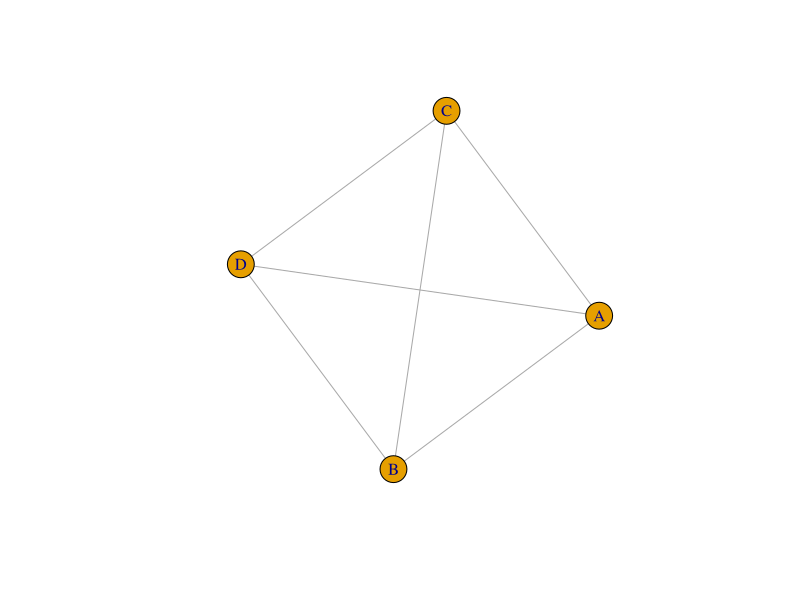
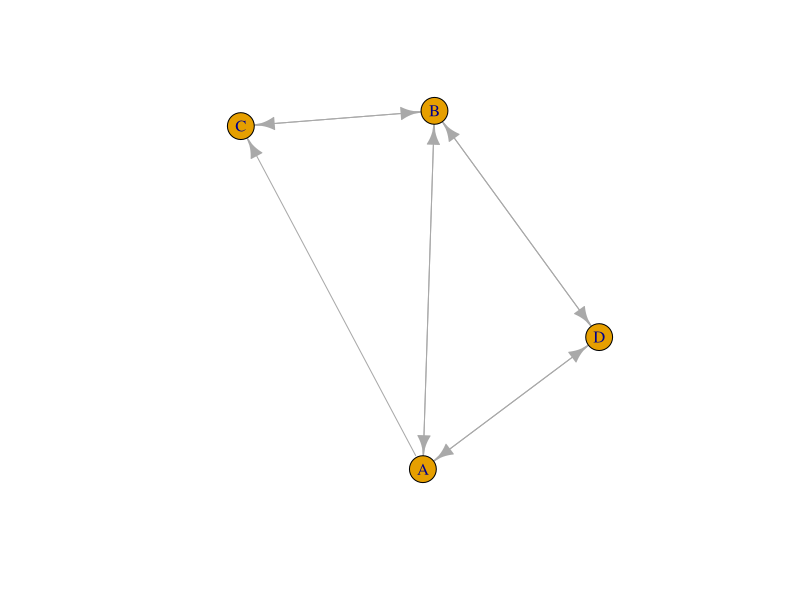

Recreate these plots in R, in order.
#install.packages("igraph")
library(igraph)
#Un-directed Graph
g1=graph.formula(A-B,A-C,A-D,B-C,B-D,C-D)

#Directed Graph
g2=graph.formula(A-+B,A+-B,A++B,A-+C,A-+D,D-+A,B++D,C++B)

#count edges
ecount(g1)
ecount(g2)

#count vertices  
vcount(g1)
vcount(g2)

#find adjacency matrix
get.adjacency(g1)
get.adjacency(g2)

#Plot Graph
plot(g1)
plot(g2)

degree(g1)
degree(g2,mode="in")
degree(g2,mode="out")
